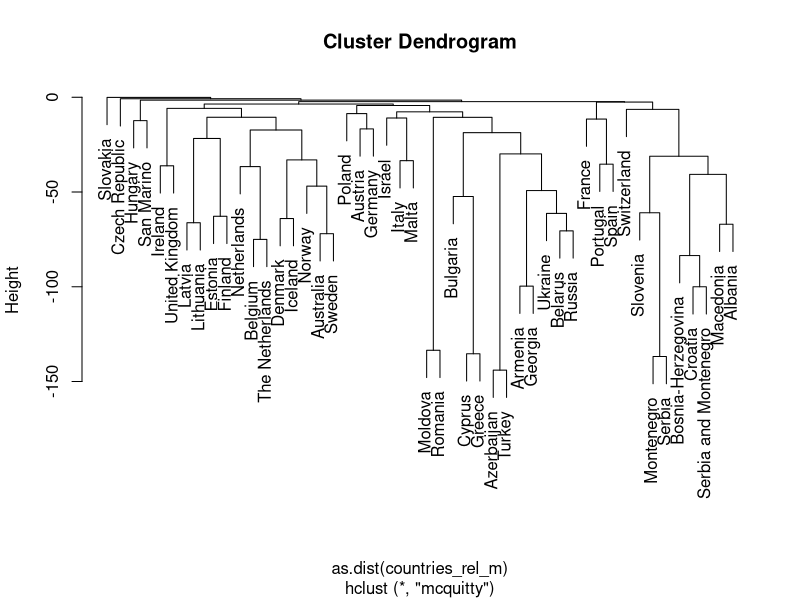

Recreate this plot in R.
rm(list=ls())

votes = read.csv("voting.csv", sep = ',', header = TRUE)

data = aggregate(votes$Score, by = list(From = votes$From, To = votes$To), FUN = mean)
str(data)

data[,c(1,2)] = sapply(data[,c(1,2)], as.character)

str(data)

performers = unique(data$To) # 48 countries
voters = unique(data$From) # 52 countries
countries = intersect(voters,performers)

countries_rel = data.frame("From" = c(), "To" = c(), "x" = c())
countries_rel_m = matrix(0, nrow=length(countries), ncol=length(countries), dimnames = list(countries,countries)) 

for(i in 1:length(countries)){
  fromCountry = countries[i]
  for(j in 1:length(countries)){
    toCountry = countries[j]
    if(toCountry == fromCountry) next
    
    from_to_index = which(data$From == toCountry & data$To == fromCountry)
    to_from_index = which(data$From == fromCountry & data$To == toCountry)
    
    if(length(from_to_index) == 0) next
    if(length(to_from_index) == 0) next
    
    x1 = data[from_to_index,]$x
    x2 = data[to_from_index,]$x
    
    # Matrix
    countries_rel_m[fromCountry, toCountry] = (-1)*x1*x2
    
    # Dataframe
    countries_rel = rbind(countries_rel, data.frame("From" = fromCountry, "To" = toCountry, "x" = x1*x2))
  }
}

# Try the dataframe out
subset(countries_rel,From == "Estonia" & To == "Sweden")

# Dendrogramm
hclust_result = hclust(as.dist(countries_rel_m), method = "mcquitty", members = NULL)
plot(hclust_result, labels = NULL, hang = 0.1, check = TRUE,
     axes = TRUE, frame.plot = FALSE, ann = TRUE,
     main = "Cluster Dendrogram")




